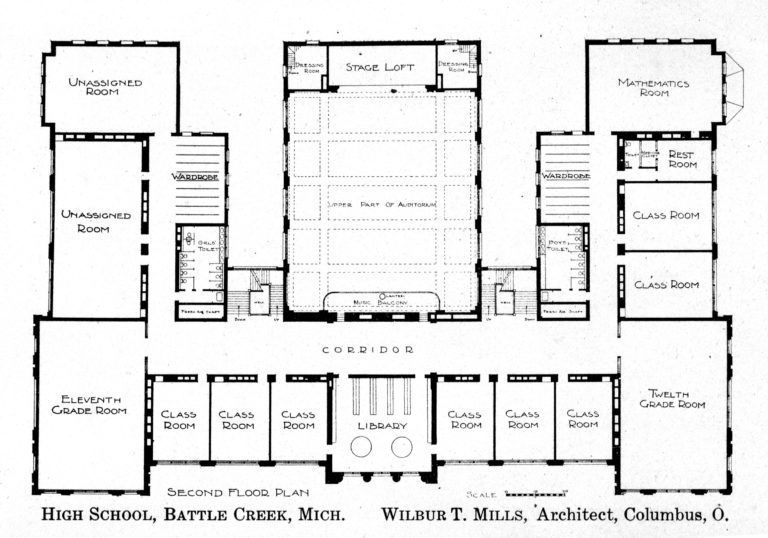
#> input picture floorPlan.jpeg, 768 x 538 px
$ python main.py   (older library calls are emulated)
#> lines starting #> are read from the running program, lines starting #| are printed output that depends on the picture; after the words box and inside, x2 and y2 are one past the last pixel; in counts of white or black regions, pixels touching at a corner belong together
### algorithmSearch.py
import queue
base, height = 0, 0
visited = []
def search(imageArray, startX, startY, endX, endY):
    #find the base and height of my array
    global base
    base = len(imageArray)
    global height
    height = len(imageArray[0])
    #initailize the visited array, make it all 1e9, this array also doubles as a distance array
    global visited
    visited = [[1 for x in range(height)] for y in range(base)]
    #start my dfs
    visited[startX][startY] = 0
    return bfs(startX, startY, imageArray, endX, endY)
# [5 lines of commented-out code are left out]
def bfs(startX, startY, imageArray, endX, endY):#'1' means white, '0' means black
    dx = [-1, 0, 1, 0]
    dy = [0, -1, 0, 1]
    n = len(imageArray)
    m = len(imageArray[0])
    dis = [[1e9 for x in range(m)] for y in range(n)]
    pre = [[-1 for x in range(m)] for y in range(n)]
    dis[startX][startY] = 0
    q = []
    q.append((startX,startY))
    while(len(q) > 0):
        x, y = q[0][0], q[0][1]
        q.pop(0)
        for i in range(4):
            new_x = x + dx[i]
            new_y = y + dy[i]
            #if(new_x >= 0 and new_x < n and new_y >= 0 and new_y < m and imageArray[new_x][new_y] == 1 and dis[new_x][new_y] > dis[x][y]+1 and check(new_x, new_y, imageArray)):
            if(new_x >= 0 and new_x < n and new_y >= 0 and new_y < m and imageArray[new_x][new_y] == 1 and dis[new_x][new_y] > dis[x][y]+1) :
                dis[new_x][new_y] = dis[x][y] + 1
                pre[new_x][new_y] = i
                q.append((new_x, new_y))

    path_len = dis[endX][endY]
    sequence = ""
    x = endX
    y = endY
    while(x!= startX or y!= startY):
        if(pre[x][y] == 0):
#             print("HERE")
            sequence += "L"
            x = x+1
        elif(pre[x][y] == 1):
            sequence += "L"
            y = y+1
        elif(pre[x][y] == 2):
            sequence += "R"
            x = x-1
        elif(pre[x][y] == 3):
            sequence += "D"
            y = y-1
        else:
            print("Impossible")
            exit()

# [5 lines of commented-out code are left out]
    return sequence

# [8 lines left out: function check, not called in this run]

### main.py
from PIL import Image
import sys
#import pygame
import math
import algorithmSearch
import numpy as np
import scipy.misc as smp
from queue import PriorityQueue
np.set_printoptions(threshold=sys.maxsize)
floorPlanImage = Image.open("floorPlan.jpeg")
#> floorPlanImage is the input picture: PIL image 768x538 L; min 0, max 255, mean 230.8
fn = lambda x : 255 if x > 200 else 0
base, height = 0,0
#convert the image to pure black-white and save it as foo.png
r = floorPlanImage.convert('L').point(fn, mode='1')
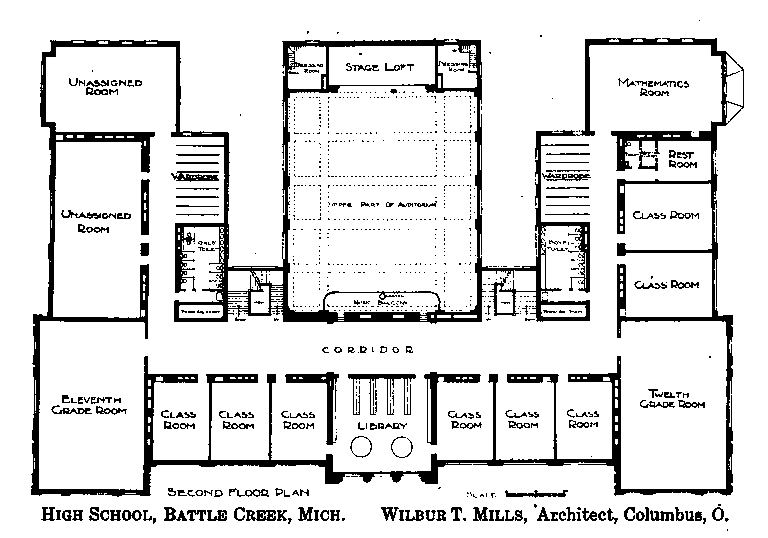
#> r: PIL image 768x538 1; 87.8% white; 955 black regions (783 under 20 px), largest, box (x1, y1, x2, y2) and area: (31, 38, 744, 497) 34822, (424, 372, 481, 445) 868, (285, 372, 339, 445) 837
r.save('foo.png')
import test

#Turn the foo.png into a workable 2D array
#it seems like '1' means white square, and '0' means black
imageArray = np.array(r, dtype=np.uint8)

#traverse graph?
imageArray[0][0] = -1
#> imageArray: shape (538, 768); min 0, max 255, mean 0.9
imageArray[537][760] = -2
#> imageArray: shape (538, 768); min 0, max 255, mean 0.9
n_cols = len(imageArray[0])
#> n_cols = 768
n_rows = len(imageArray)
#> n_rows = 538

start_row, start_col, end_row, end_col = 160, 170, 400, 400
sequence =  algorithmSearch.search(imageArray, start_row, start_col, end_row, end_col)
#> in search, `height = len(imageArray[0])`: height = 768
#> in bfs, `n = len(imageArray)`: n = 538
#> in bfs, `m = len(imageArray[0])`: m = 768
print(sequence)
#> (printed output is left out)

#creating a new image
# Create a 1024x1024x3 array of 8 bit unsigned integers
data = np.zeros((n_rows, n_cols, 3), dtype=np.uint8)


for row in range(n_rows):
    for col in range(n_cols):
        if(imageArray[row][col] == 0):
            data[row][col] = [0,0,0]
        else:
            data[row][col] = [255,255,255]

curr_row, curr_col = start_row, start_col

for i in range (len(sequence)):
    data[curr_row-1][curr_col-1] = [255, 0, 0]
    data[curr_row][curr_col] = [255, 0, 0]
    data[curr_row+1][curr_col+1] = [255, 0, 0]

    if(sequence[i] == 'D'):
        curr_row = curr_row - 1;
    elif(sequence[i] == 'R'):
        curr_col = curr_col + 1;
    elif(sequence[i] == 'U'):
        curr_row = curr_row +1;
    elif(sequence[i] == 'L'):
        curr_col = curr_col -1;
#> this loop made 500 passes
#> curr_row on passes 1, 2, 3, 4, 5, 6, 22, 23, 24, 25, 26, 27: 159, 158, 157, 156, 155, 154, 153, 152, 151, 150, 149, 148
#> curr_col on passes 7 to 12: 169, 168, 167, 166, 165, 164
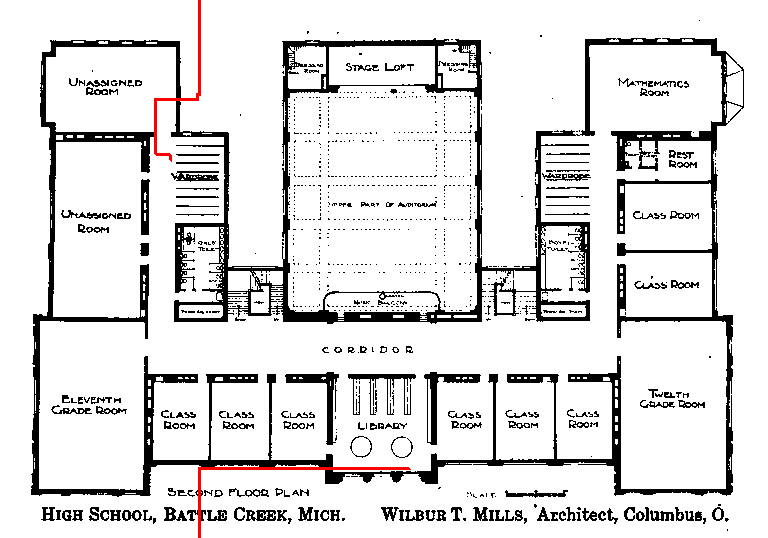
#> data: shape (538, 768, 3); mean of channels 0, 1, 2 224, 223.1, 223.1; drawn as R, G, B
#> after the loop, curr_col = 410; curr_row = -70


# data[512, 511] = [255, 0, 0]
# data[512, 512] = [0, 255, 0]
# data[512, 513] = [0, 0, 255]


image = Image.fromarray(data)
image.show()
image.save("drawn.png")
